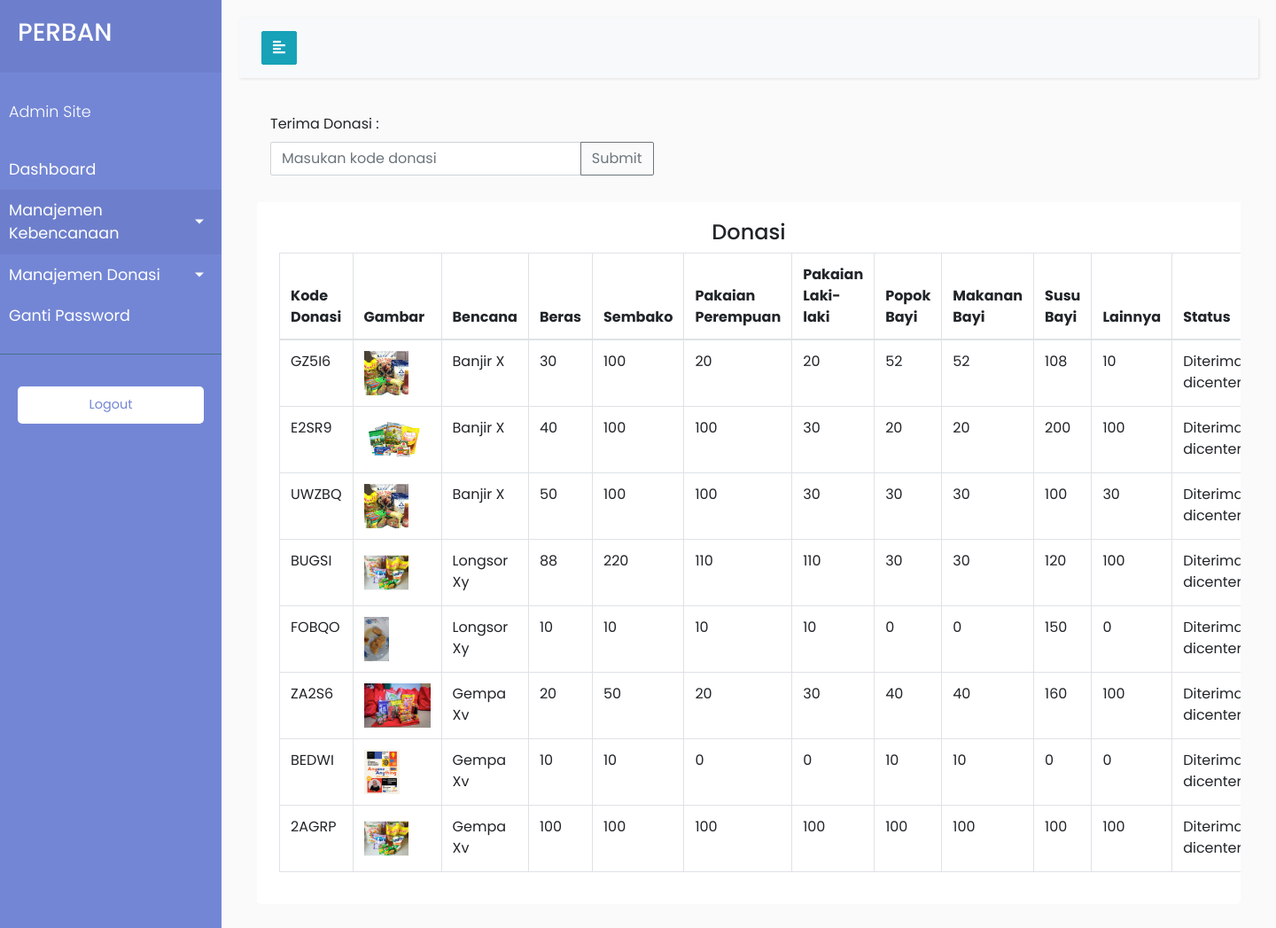
Screenshot of /donasi.php (signed in) with the database file from the repository.
### tables this page shows
CREATE TABLE `tb_donasi` (
  `id_donasi` int NOT NULL,
  `id_donatur` int NOT NULL,
  `id_bencana` int NOT NULL,
  `kode_donasi` varchar(11) NOT NULL,
  `waktu_donasi` date NOT NULL,
  `beras` int NOT NULL,
  `sembako` int NOT NULL,
  `pakaian_perempuan` int NOT NULL,
  `pakaian_laki_laki` int NOT NULL,
  `popok_bayi` int NOT NULL,
  `makanan_bayi` int NOT NULL,
  `susu_bayi` int NOT NULL,
  `lainnya` int NOT NULL,
  `gambar_donasi` varchar(225) NOT NULL,
  `keterangan` int NOT NULL,
  `status` int NOT NULL
);

CREATE TABLE `tb_bencana` (
  `id_bencana` int NOT NULL,
  `tanggal` date NOT NULL,
  `waktu_akhir` date NOT NULL,
  `bencana` varchar(255) NOT NULL,
  `id_regional` int NOT NULL
);

### donasi.php (the view, shortened to what this page needs)
<?php
include 'config/config.php';
include 'template/header.php';
?>
         <div class="container mt-4">
              <div class="col-5">
              <label>Terima Donasi :</label>
                <form method = "POST" action ="">
                    <div class="input-group mb-3">
                        <input type="text" name = "kode" class="form-control" placeholder="Masukan kode donasi" required>
                        <div class="input-group-append">
                        <button class="btn btn-outline-secondary" name="submit">Submit</button>
                        </div>
                    </div>
                </form>
                </div>
         <div class="table-responsive">
                <div class="table-wrapper">
                    <h4 class="text-center">Donasi</h4>
                    <table class="table table-bordered">
                        <thead>
                        <tr>
                            <th scope="col">Kode Donasi</th>
                            <th scope="col">Gambar</th>
                            <th scope="col">Bencana</th>
                            <th scope="col">Beras</th>
                            <th scope="col">Sembako</th>
                            <th scope="col">Pakaian Perempuan</th>
                            <th scope="col">Pakaian Laki-laki</th>
                            <th scope="col">Popok Bayi</th>
                            <th scope="col">Makanan Bayi</th>
                            <th scope="col">Susu Bayi</th>
                            <th scope="col">Lainnya</th>
                            <th scope="col">Status</th>
                        </tr>
                        </thead>
                        <tbody>
                        <?php
                        $query = "SELECT tb_donasi.*, tb_bencana.bencana FROM `tb_donasi`
                        INNER JOIN tb_bencana ON tb_donasi.id_bencana = tb_bencana.id_bencana
                        WHERE tb_donasi.status = '2'
                        ORDER BY `tb_donasi`.`id_bencana` ASC";
                        $result = mysqli_query($conn, $query);
                        while ($row = mysqli_fetch_assoc($result)){
                        ?>
                        <tr>
                            <td><?=$row['kode_donasi'];?></td>
                            <td> <img src="mobile/donasi/<?=$row['gambar_donasi'];?>" style="height:50px;" alt="MDB Logo" loading="lazy" /></td>
                            <td><?=$row['bencana'];?></td>
                            <td><?=$row['beras'];?></td>
                            <td><?=$row['sembako'];?></td>
                            <td><?=$row['pakaian_perempuan'];?></td>
                            <td><?=$row['pakaian_laki_laki'];?></td>
                            <td><?=$row['popok_bayi'];?></td>
                            <td><?=$row['makanan_bayi'];?></td>
                            <td><?=$row['susu_bayi'];?></td>
                            <td><?=$row['lainnya'];?></td>
                            <td><?php
                            $status =  $row['status'];
                            if($status == 1){
                                echo "Diproses";
                            }elseif($status == 2){
                                echo "Diterima dicenter";
                            }else{
                                echo "Diterima diposko bencana";
                            }
                            ?>
                            </td>
                        </tr>
                        <?php
                        }
                        ?>
                        </tbody>
                    </table>
                </div>
        </div>
<?php
include 'template/footer.php';
?>

### template/header.php (shortened to what this page needs)
<!DOCTYPE html>
<html>
<head>
    <link rel="stylesheet" href="css/bootstrap.min.css">
    <link rel="stylesheet" href="css/style.css">
    <link rel="stylesheet" href="css/login.css">
</head>
<body>
<div class="wrapper">
        <nav id="sidebar">
            <div class="sidebar-header">
                <h3>PERBAN</h3>
            </div>
            <ul class="list-unstyled components">
                <p>Admin Site</p>
                <li>
                    <a href="home.php">Dashboard</a>
                </li>
                <li class="active">
                    <a href="#homeSubmenu" data-toggle="collapse" aria-expanded="false" class="dropdown-toggle">Manajemen Kebencanaan</a>
                </li>
                <li>
                    <a href="#homeSubmenu2" data-toggle="collapse" aria-expanded="false" class="dropdown-toggle">Manajemen Donasi</a>
                </li>
                <li>
                    <a href="akun.php">Ganti Password</a>
                </li>
            </ul>
            <ul class="list-unstyled CTAs">
            <li>
                <a href="logout.php" class="download">Logout</a>
            </li>
            </ul>
        </nav>
<div id="content">
        <nav class="navbar navbar-expand-lg navbar-light bg-light">
            <div class="container-fluid">
                <button type="button" id="sidebarCollapse" class="btn btn-info">
                    <i class="fas fa-align-left"></i>
                </button>
            </div>
        </nav>

### template/footer.php (shortened to what this page needs)
</div>
</body>
</html>

### css/style.css (style rules this page uses)
body { font-family: 'Poppins', sans-serif; background: #fafafa; }
p { font-family: 'Poppins', sans-serif; font-size: 1.1em; font-weight: 300; line-height: 1.7em; color: #999; }
a, a:hover, a:focus { color: inherit; text-decoration: none; transition: all 0.3s; }
.navbar { padding: 15px 10px; background: #fff; border: none; border-radius: 0; margin-bottom: 40px; box-shadow: 1px 1px 3px rgba(0, 0, 0, 0.1); }
.wrapper { display: flex; width: 100%; align-items: stretch; }
#sidebar { min-width: 250px; max-width: 250px; background: #7386D5; color: #fff; transition: all 0.3s; }
#sidebar .sidebar-header { padding: 20px; background: #6d7fcc; }
#sidebar ul.components { padding: 20px 0; border-bottom: 1px solid #47748b; }
#sidebar ul p { color: #fff; padding: 10px; }
#sidebar ul li a { padding: 10px; font-size: 1.1em; display: block; }
#sidebar ul li.active>a, a[aria-expanded="true"] { color: #fff; background: #6d7fcc; }
a[data-toggle="collapse"] { position: relative; }
.dropdown-toggle::after { display: block; position: absolute; top: 50%; right: 20px; transform: translateY(-50%); }
ul.CTAs { padding: 20px; }
ul.CTAs a { text-align: center; font-size: 0.9em !important; display: block; border-radius: 5px; margin-bottom: 5px; }
a.download { background: #fff; color: #7386D5; }
#content { width: 100%; padding: 20px; min-height: 100vh; transition: all 0.3s; }
.table-responsive { margin: 30px 0; }
.table-wrapper { min-width: 1000px; background: #fff; padding: 20px 25px; border-radius: 3px; box-shadow: 0 1px 1px rgba(0,0,0,.05); }

### css/login.css (style rules this page uses)
.form-control, .btn { min-height: 38px; border-radius: 2px; }

### rows the page displays
tb_donasi: kode_donasi "GZ5I6", gambar_donasi (picture), id_bencana.bencana "Banjir X", beras "30", sembako "100", pakaian_perempuan "20", pakaian_laki_laki "20", popok_bayi "52", makanan_bayi "52", susu_bayi "108", lainnya "10", status "Diterima dicenter"
tb_donasi: kode_donasi "E2SR9", gambar_donasi (picture), id_bencana.bencana "Banjir X", beras "40", sembako "100", pakaian_perempuan "100", pakaian_laki_laki "30", popok_bayi "20", makanan_bayi "20", susu_bayi "200", lainnya "100", status "Diterima dicenter"
tb_donasi: kode_donasi "UWZBQ", gambar_donasi (picture), id_bencana.bencana "Banjir X", beras "50", sembako "100", pakaian_perempuan "100", pakaian_laki_laki "30", popok_bayi "30", makanan_bayi "30", susu_bayi "100", lainnya "30", status "Diterima dicenter"
tb_donasi: kode_donasi "BUGSI", gambar_donasi (picture), id_bencana.bencana "Longsor Xy", beras "88", sembako "220", pakaian_perempuan "110", pakaian_laki_laki "110", popok_bayi "30", makanan_bayi "30", susu_bayi "120", lainnya "100", status "Diterima dicenter"
tb_donasi: kode_donasi "FOBQO", gambar_donasi (picture), id_bencana.bencana "Longsor Xy", beras "10", sembako "10", pakaian_perempuan "10", pakaian_laki_laki "10", popok_bayi "0", makanan_bayi "0", susu_bayi "150", lainnya "0", status "Diterima dicenter"
tb_donasi: kode_donasi "ZA2S6", gambar_donasi (picture), id_bencana.bencana "Gempa Xv", beras "20", sembako "50", pakaian_perempuan "20", pakaian_laki_laki "30", popok_bayi "40", makanan_bayi "40", susu_bayi "160", lainnya "100", status "Diterima dicenter"
tb_donasi: kode_donasi "BEDWI", gambar_donasi (picture), id_bencana.bencana "Gempa Xv", beras "10", sembako "10", pakaian_perempuan "0", pakaian_laki_laki "0", popok_bayi "10", makanan_bayi "10", susu_bayi "0", lainnya "0", status "Diterima dicenter"
tb_donasi: kode_donasi "2AGRP", gambar_donasi (picture), id_bencana.bencana "Gempa Xv", beras "100", sembako "100", pakaian_perempuan "100", pakaian_laki_laki "100", popok_bayi "100", makanan_bayi "100", susu_bayi "100", lainnya "100", status "Diterima dicenter"
